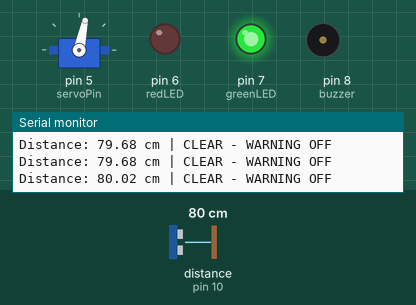
Recording of a sketch running on a simulated Arduino Uno, built with avr-gcc and run on an emulated ATmega328P. Parts: servo, output pins drawn as LEDs (lit = HIGH), buzzer (waves = sounding, pin HIGH), the last lines printed to the serial monitor. Wiring (inferred from the names in the program): ultrasonic range finder: trigger pin 9; echo pin 10. Inputs (shaded band) come from the test bench; at power-on: distance to the obstacle (sensor on pin 10) 80 cm. The echo pulse lasts 58.3 µs per cm; pins used as bus, display or sensor lines are not drawn.

Above: at 1.2 s.
1.3 s: distance to the obstacle (sensor on pin 10) set to 34 cm
At 1.65 s:
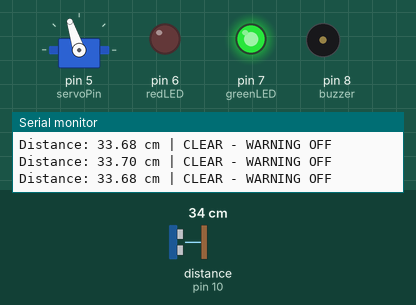
4.3 s: distance to the obstacle (sensor on pin 10) set to 27 cm
At 4.65 s:
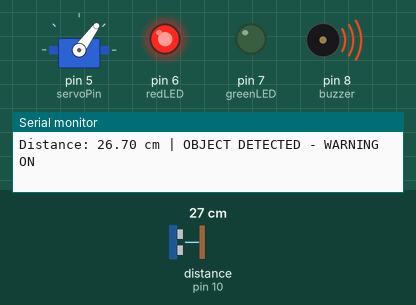
At 5.25 s:
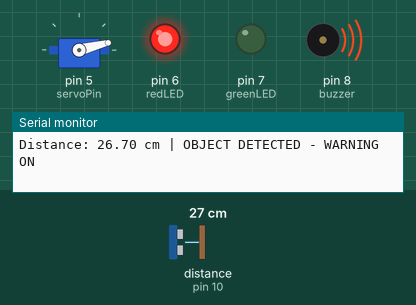
Timing chart, 0 to 16.3 s (numbered marks = the images above; inputs shaded):
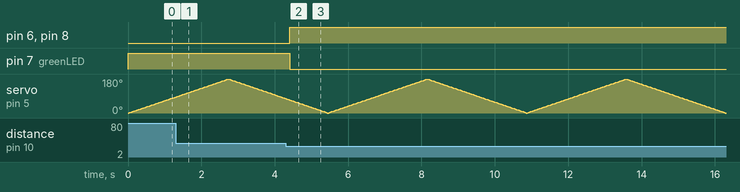

The sketch:

Prototype1.ino
```cpp
/*

	Wildlife Collision Mitigation System
	Senior Design - Week 1 Prototype

	Ultrasonic object detection with
	LED indicators and buzzer response.

	Revision 0.
	Author: Om Patel

	Revision 1.
	Author: Yesmurat Sagyndyk.
	Summary: the code now controls both an ultrasonic sensor
						and a servo motor. The schematic needs to be changed accordingly.

TODOs:
	1. The schematic needs to be changed accordingly.
	2. An ultrasonic sensor should sit on top of the motor
			to move along with the motor.
	3. Decide on what camera to use in the future instead of an ultrasonic sensor.
	4. Decide if we should switch to something that can support a small LVM...

*/

#include <Servo.h>

// create servo object to control a servo.
Servo myservo;

// variable to store the servo position.
int position = 0;

const int trigPin = 9;
const int echoPin = 10;

const int redLED = 6;
const int greenLED = 7;
const int buzzer = 8;
const int servoPin = 5;

const float detectionDistance = 30.0; // cm

// timing (non-blocking, so the sensor keeps being read while the servo sweeps)
const unsigned long servoStepInterval = 15; // ms between 1 degree steps
const unsigned long sensorInterval = 100;   // ms between distance readings

int servoDirection = 1;
unsigned long lastServoStep = 0;
unsigned long lastSensorRead = 0;

bool objectDetected = false;
int  detectionCount = 0;
int  clearCount = 0;

void setup() {

	Serial.begin(9600);

	// attach the servo to the servo object.
	myservo.attach(servoPin);
	myservo.write(position);

	pinMode(trigPin, OUTPUT);
	pinMode(echoPin, INPUT);

	pinMode(redLED, OUTPUT);
	pinMode(greenLED, OUTPUT);
	pinMode(buzzer, OUTPUT);

	digitalWrite(trigPin, LOW);
	digitalWrite(redLED, LOW);
	digitalWrite(greenLED, HIGH);
	digitalWrite(buzzer, LOW);

	Serial.println("Wildlife Detection System");
	Serial.println("System initialized");

}

float readDistance() {

	digitalWrite(trigPin, LOW);
	delayMicroseconds(2);

	digitalWrite(trigPin, HIGH);
	delayMicroseconds(10);
	digitalWrite(trigPin, LOW);

	unsigned long duration = pulseIn(echoPin, HIGH, 30000UL);

	// No valid echo received
	if (duration == 0) {
		return -1;
	}

	// Speed of sound is approximately 0.0343 cm/us
	float distance = duration * 0.0343 / 2.0;

	return distance;

}

// Move the servo by 1 degree every servoStepInterval ms, sweeping 0 -> 180 -> 0.
// Return immediately if it is not time for the next step yet.
void stepServo() {

	unsigned long now = millis();
	// mills() returns the number of milliseconds passed since the Arduino board

	if (now - lastServoStep < servoStepInterval) {
		return;
	}

	lastServoStep = now;
	position += servoDirection;

	if (position >= 180) {
		position = 180;
		servoDirection = -1;
	}
	else if (position <= 0) {
		position = 0;
		servoDirection = 1;
	}

	myservo.write(position);

}

void loop() {

	stepServo();

	// only read the sensor every sensorInterval ms
	if (millis() - lastSensorRead < sensorInterval) {
		return;
	}

	lastSensorRead = millis();

	float distance = readDistance();

	bool validReading = distance >= 2.0 &&
		distance <= 400.0;

	if (validReading) {

		Serial.print("Distance: ");
		Serial.print(distance);
		Serial.print(" cm | ");

		if (distance <= detectionDistance) {

			detectionCount++;
			clearCount = 0;

			if (detectionCount >= 2)
				objectDetected = true;

		}

		else {

			clearCount++;
			detectionCount = 0;

			if (clearCount >= 2)
				objectDetected = false;

		}

	}

	else {

		Serial.print("Distance: No valid echo | ");
		detectionCount = 0;
		clearCount = 0;

	}

	if (objectDetected) {

		digitalWrite(redLED, HIGH);
		digitalWrite(greenLED, LOW);
		digitalWrite(buzzer, HIGH);

		Serial.println("OBJECT DETECTED - WARNING ON");

	}

	else {

		digitalWrite(redLED, LOW);
		digitalWrite(greenLED, HIGH);
		digitalWrite(buzzer, LOW);

		if (validReading)
			Serial.println("CLEAR - WARNING OFF");

		else
			Serial.println("SENSOR READING INVALID");

	}

}
```

Measured:
- the behaviour switches between 31 and 30 cm on distance to the obstacle (sensor on pin 10) (found by bisection; images 1 and 2)
- after the input at 4.3 s, pin 6 (redLED), pin 8 (buzzer): LOW → HIGH after 0.10 s; pin 7 (greenLED): HIGH → LOW after 0.10 s
